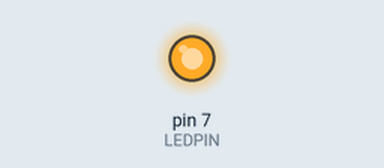
Recording of a sketch running on a simulated Arduino Uno, built with avr-gcc and run on an emulated ATmega328P. Parts: output pins drawn as LEDs (lit = HIGH).

Above: at 0.5 s.
At 5.0 s:
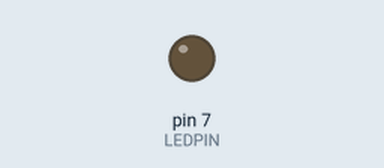
Timing chart, 0 to 6.9 s (numbered marks = the images above):
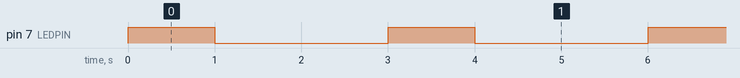

Measured:
- by itself, pin 7 (LEDPIN): alternates HIGH for 1.0 s and LOW for 2.0 s

The sketch:

robot1.ino
```cpp
int LEDPIN=7;


void setup() {
  // put your setup code here, to run once:
  pinMode(LEDPIN,OUTPUT);
}

void loop() {
  // put your main code here, to run repeatedly:
  digitalWrite(LEDPIN,HIGH);
  delay(1000);
  digitalWrite(LEDPIN,LOW);
  delay(2000);
}
```
